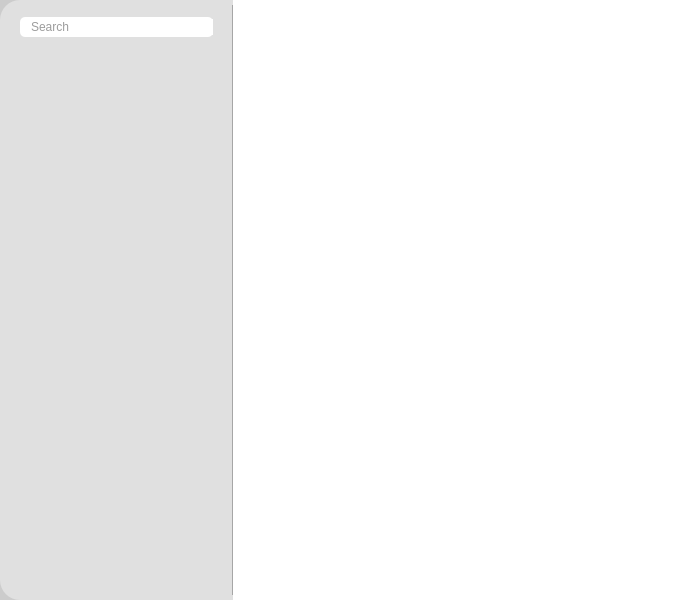
<?xml version="1.0" encoding="UTF-8"?>
<ui version="4.0">
 <class>EmailMainWidget</class>
 <widget class="QWidget" name="EmailMainWidget">
  <property name="geometry">
   <rect>
    <x>0</x>
    <y>0</y>
    <width>700</width>
    <height>600</height>
   </rect>
  </property>
  <property name="minimumSize">
   <size>
    <width>700</width>
    <height>600</height>
   </size>
  </property>
  <property name="windowTitle">
   <string>Form</string>
  </property>
  <property name="styleSheet">
   <string notr="true">QWidget#EmailMainWidget {
	background: rgba(0, 0, 0, 0);
}</string>
  </property>
  <layout class="QHBoxLayout" name="horizontalLayout" stretch="3,6">
   <property name="spacing">
    <number>0</number>
   </property>
   <property name="leftMargin">
    <number>0</number>
   </property>
   <property name="topMargin">
    <number>0</number>
   </property>
   <property name="rightMargin">
    <number>0</number>
   </property>
   <property name="bottomMargin">
    <number>0</number>
   </property>
   <item>
    <layout class="QVBoxLayout" name="_EmailListLayout">
     <item>
      <widget class="QFrame" name="_EmailListBackgroundFrame_1">
       <property name="styleSheet">
        <string notr="true">QFrame#_EmailListBackgroundFrame_1 {
	background: #cccccc;
}</string>
       </property>
       <property name="frameShape">
        <enum>QFrame::NoFrame</enum>
       </property>
       <property name="frameShadow">
        <enum>QFrame::Raised</enum>
       </property>
       <layout class="QHBoxLayout" name="horizontalLayout_3">
        <property name="spacing">
         <number>0</number>
        </property>
        <property name="leftMargin">
         <number>0</number>
        </property>
        <property name="topMargin">
         <number>0</number>
        </property>
        <property name="rightMargin">
         <number>0</number>
        </property>
        <property name="bottomMargin">
         <number>0</number>
        </property>
        <item>
         <layout class="QHBoxLayout" name="_EmailList_2Layout">
          <item>
           <widget class="QFrame" name="_EmailListBackgroundFrame_2">
            <property name="styleSheet">
             <string notr="true">QFrame#_EmailListBackgroundFrame_2 {
	background: #e0e0e0;
	border-top-left-radius: 20;
	border-bottom-left-radius: 20;
}</string>
            </property>
            <property name="frameShape">
             <enum>QFrame::NoFrame</enum>
            </property>
            <property name="frameShadow">
             <enum>QFrame::Raised</enum>
            </property>
            <layout class="QHBoxLayout" name="horizontalLayout_2">
             <property name="spacing">
              <number>0</number>
             </property>
             <property name="leftMargin">
              <number>0</number>
             </property>
             <property name="topMargin">
              <number>0</number>
             </property>
             <property name="rightMargin">
              <number>0</number>
             </property>
             <property name="bottomMargin">
              <number>0</number>
             </property>
             <item>
              <layout class="QHBoxLayout" name="EmailListBackgroundLayout">
               <property name="topMargin">
                <number>5</number>
               </property>
               <property name="bottomMargin">
                <number>5</number>
               </property>
               <item>
                <widget class="QFrame" name="EmailListFrame">
                 <property name="styleSheet">
                  <string notr="true">QFrame#EmailListFrame {
	background: rgba(0,0,0,0);
	border-right: 1px solid #a6a6a6;
}</string>
                 </property>
                 <property name="frameShape">
                  <enum>QFrame::NoFrame</enum>
                 </property>
                 <property name="frameShadow">
                  <enum>QFrame::Raised</enum>
                 </property>
                 <layout class="QVBoxLayout" name="verticalLayout_4">
                  <property name="spacing">
                   <number>0</number>
                  </property>
                  <property name="leftMargin">
                   <number>0</number>
                  </property>
                  <property name="topMargin">
                   <number>0</number>
                  </property>
                  <property name="rightMargin">
                   <number>0</number>
                  </property>
                  <property name="bottomMargin">
                   <number>0</number>
                  </property>
                  <item>
                   <layout class="QVBoxLayout" name="EmailListLayout">
                    <property name="spacing">
                     <number>10</number>
                    </property>
                    <item>
                     <widget class="QFrame" name="_EmailListSearchFrame">
                      <property name="frameShape">
                       <enum>QFrame::NoFrame</enum>
                      </property>
                      <property name="frameShadow">
                       <enum>QFrame::Raised</enum>
                      </property>
                      <layout class="QHBoxLayout" name="horizontalLayout_4">
                       <property name="spacing">
                        <number>0</number>
                       </property>
                       <property name="leftMargin">
                        <number>20</number>
                       </property>
                       <property name="topMargin">
                        <number>12</number>
                       </property>
                       <property name="rightMargin">
                        <number>20</number>
                       </property>
                       <property name="bottomMargin">
                        <number>0</number>
                       </property>
                       <item>
                        <widget class="QFrame" name="EmailListSearchFrame">
                         <property name="styleSheet">
                          <string notr="true">QFrame#EmailListSearchFrame {
	background: #FFFFFF;
		border-radius: 5;
}</string>
                         </property>
                         <property name="frameShape">
                          <enum>QFrame::NoFrame</enum>
                         </property>
                         <property name="frameShadow">
                          <enum>QFrame::Raised</enum>
                         </property>
                         <layout class="QHBoxLayout" name="horizontalLayout_5">
                          <property name="spacing">
                           <number>0</number>
                          </property>
                          <property name="leftMargin">
                           <number>2</number>
                          </property>
                          <property name="topMargin">
                           <number>2</number>
                          </property>
                          <property name="rightMargin">
                           <number>0</number>
                          </property>
                          <property name="bottomMargin">
                           <number>2</number>
                          </property>
                          <item>
                           <widget class="QLabel" name="EmailListSearchIcon">
                            <property name="styleSheet">
                             <string notr="true"/>
                            </property>
                            <property name="text">
                             <string/>
                            </property>
                            <property name="pixmap">
                             <pixmap resource="../Email Services/Images/Resource.qrc">:/Icons/SVGs/MagnifyingGlass.png</pixmap>
                            </property>
                            <property name="scaledContents">
                             <bool>false</bool>
                            </property>
                           </widget>
                          </item>
                          <item>
                           <widget class="QLineEdit" name="EmailListSearch">
                            <property name="font">
                             <font>
                              <family>Segoe UI</family>
                             </font>
                            </property>
                            <property name="styleSheet">
                             <string notr="true">QLineEdit#EmailListSearch {
	background: none;
	border: none;
	color: #393939;
}</string>
                            </property>
                            <property name="placeholderText">
                             <string>Search</string>
                            </property>
                            <property name="cursorMoveStyle">
                             <enum>Qt::LogicalMoveStyle</enum>
                            </property>
                           </widget>
                          </item>
                         </layout>
                        </widget>
                       </item>
                      </layout>
                     </widget>
                    </item>
                    <item>
                     <widget class="QScrollArea" name="_EmailListScrollArea">
                      <property name="styleSheet">
                       <string notr="true">QScrollArea#_EmailListScrollArea {
	background: rgba(0, 0, 0, 0);
}</string>
                      </property>
                      <property name="frameShape">
                       <enum>QFrame::NoFrame</enum>
                      </property>
                      <property name="widgetResizable">
                       <bool>true</bool>
                      </property>
                      <property name="alignment">
                       <set>Qt::AlignCenter</set>
                      </property>
                      <widget class="QWidget" name="EmailListScrollArea_">
                       <property name="geometry">
                        <rect>
                         <x>0</x>
                         <y>0</y>
                         <width>225</width>
                         <height>538</height>
                        </rect>
                       </property>
                       <property name="styleSheet">
                        <string notr="true">QWidget#EmailListScrollArea_ {
	background: rgba(0, 0, 0, 0);
}</string>
                       </property>
                      </widget>
                     </widget>
                    </item>
                   </layout>
                  </item>
                 </layout>
                </widget>
               </item>
              </layout>
             </item>
            </layout>
           </widget>
          </item>
         </layout>
        </item>
       </layout>
      </widget>
     </item>
    </layout>
   </item>
   <item>
    <layout class="QVBoxLayout" name="EmailBodyLayout"/>
   </item>
  </layout>
 </widget>
 <resources>
  <include location="../Email Services/Images/Resource.qrc"/>
 </resources>
 <connections/>
</ui>
